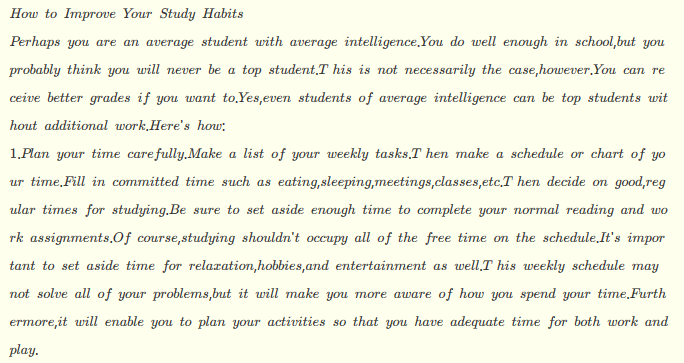
#> input picture test.png, 684 x 363 px
$ python opencv8.py --image test.png
#> lines starting #> are read from the running program, lines starting #| are printed output that depends on the picture; after the words box and inside, x2 and y2 are one past the last pixel; in counts of white or black regions, pixels touching at a corner belong together
# Get cat

import cv2
import argparse
import numpy as np

ap = argparse.ArgumentParser()
ap.add_argument('-i','--image',required = True,help="Path to image")
args = vars(ap.parse_args())

image = cv2.imread(args['image'])
#> image is the input picture: shape (363, 684, 3); mean B, G, R 226.9, 242.9, 242.9

cv2.imshow("Cat",image)

rectangle = np.ones(image.shape[0:2],dtype="uint8")
cv2.rectangle(rectangle,(25,25),(275,275),255,-1)
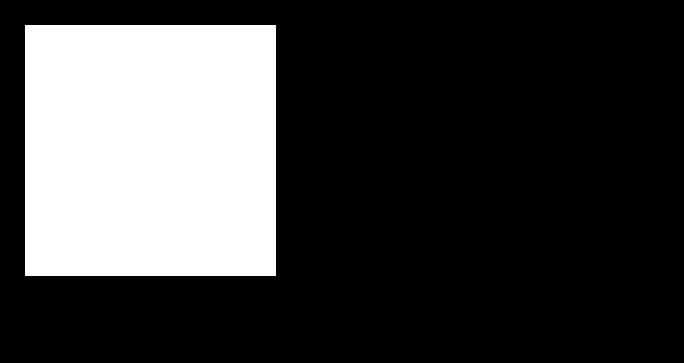
#> rectangle: shape (363, 684); values 1 (black) and 255 (white), 25.4% white; 1 white region, box (x1, y1, x2, y2) and area: (25, 25, 276, 276) 63001
cv2.imshow("Rectangle",rectangle)

circle = np.ones(image.shape[0:2],dtype="uint8")
cv2.circle(circle,(150,150),150,255,-1)
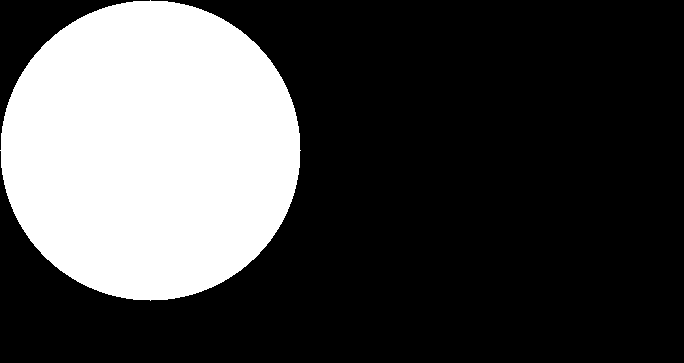
#> circle: shape (363, 684); values 1 (black) and 255 (white), 28.5% white; 1 white region, box (x1, y1, x2, y2) and area: (0, 0, 301, 301) 70681
cv2.imshow("Circle",circle)

bitwiseand = cv2.bitwise_and(rectangle,circle)
cv2.imshow("AND",bitwiseand)
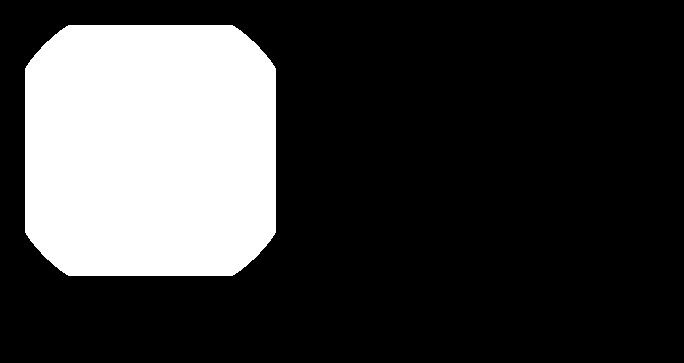
#> window 'AND': shape (363, 684); values 1 (black) and 255 (white), 24.1% white; 1 white region, box (x1, y1, x2, y2) and area: (25, 25, 276, 276) 59765

bitwiseor = cv2.bitwise_or(rectangle,circle)
cv2.imshow("OR",bitwiseor)
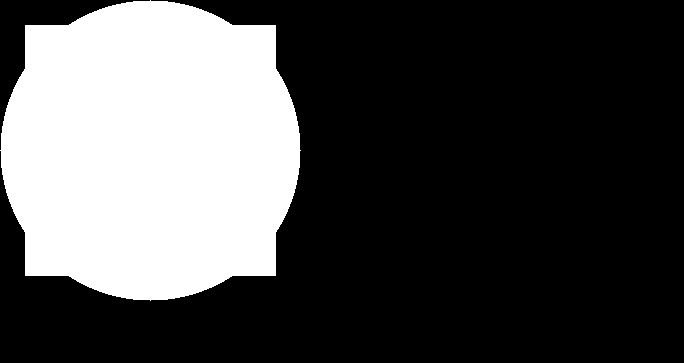
#> window 'OR': shape (363, 684); values 1 (black) and 255 (white), 29.8% white; 1 white region, box (x1, y1, x2, y2) and area: (0, 0, 301, 301) 73917

bitwisenot = cv2.bitwise_not(circle)
cv2.imshow("NOT",bitwisenot)

bitwisexor = cv2.bitwise_xor(rectangle,circle)
cv2.imshow("XOR",bitwisexor)
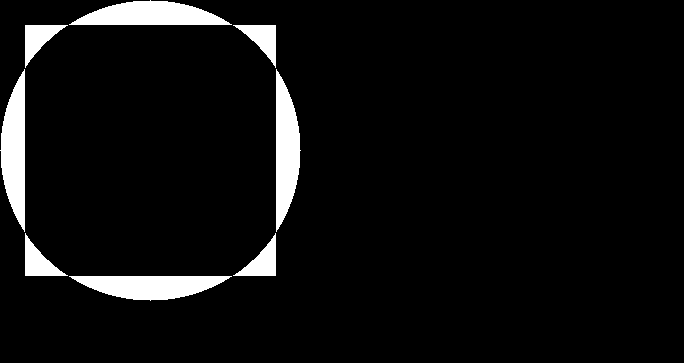
#> window 'XOR': shape (363, 684); values 0 (black) and 254 (white), 5.7% white; 8 white regions, largest, box (x1, y1, x2, y2) and area: (69, 0, 232, 25) 2729, (0, 69, 25, 232) 2729, (276, 69, 301, 232) 2729

cv2.waitKey(0)
